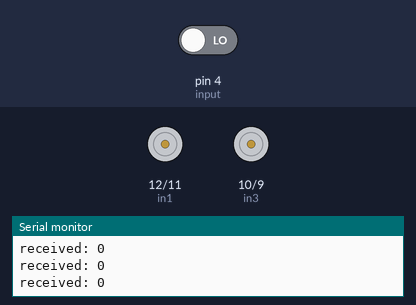
Recording of a sketch running on a simulated Arduino Uno, built with avr-gcc and run on an emulated ATmega328P. On the bench: motor-driver pin pairs drawn as motors (green arrow = first pin HIGH = forward, orange = second pin HIGH = backward, longer = more drive, scaled by the enable pin), the last lines printed to the serial monitor. The test bench sets the inputs (shaded band); at power-on: pin 4 (input) LOW.

Above: at 1.2 s.
1.3 s: pin 4 (input) driven HIGH
At 1.8 s:
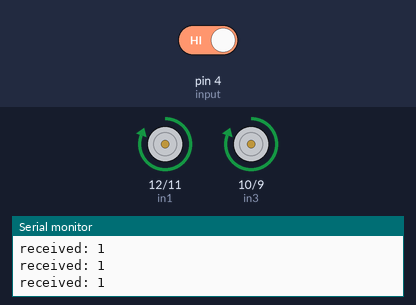
2.8 s: pin 4 (input) driven LOW
At 4.2 s:
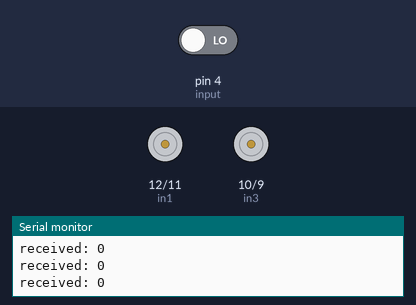
Timing chart, 0 to 5.8 s (numbered marks = the images above; inputs shaded):
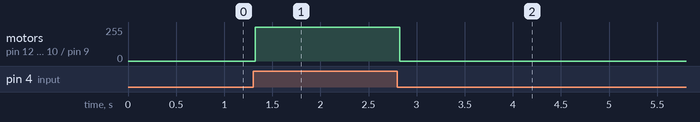

The sketch:

DCMotorBoard.ino
```cpp
/*  pin number
 *  PWM5   : power of motor A
 *  PWM6   : power of motor B
 *  GPIO12 : spin direction of motor A
 *  GPIO11 : spin direction of motor A
 *  GPIO10 : spin direction of motor B
 *  GPIO9  : spin direction of motor B
 *  GPIO4  : receive input digital signal
 */
const int enA = 5;
const int enB = 6;
const int in1 = 12;
const int in2 = 11;
const int in3 = 10;
const int in4 = 9;
const int input = 4;

void setup()
{
  Serial.begin(9600);

  pinMode(enA, OUTPUT);
  pinMode(enB, OUTPUT);
  pinMode(in1, OUTPUT);
  pinMode(in2, OUTPUT);
  pinMode(in3, OUTPUT);
  pinMode(in4, OUTPUT);
  pinMode(input, INPUT);

  digitalWrite(enA, LOW);
  digitalWrite(enB, LOW);
}

void loop()
{
  int oper = int(digitalRead(input));

  if (oper)
  {
    Serial.println("received: 1");

    digitalWrite(enA, HIGH);
    digitalWrite(enB, HIGH);

    digitalWrite(in1, HIGH);
    digitalWrite(in2, LOW);
    digitalWrite(in3, HIGH);
    digitalWrite(in4, LOW);
  }
  else
  {
    Serial.println("received: 0");

    digitalWrite(in1, LOW);
    digitalWrite(in2, LOW);
    digitalWrite(in3, LOW);
    digitalWrite(in4, LOW);

    digitalWrite(enA, LOW);
    digitalWrite(enB, LOW);
  }
}
```

Measured:
- after the input at 1.3 s, motor on pin 12 (in1) / pin 11 (in2), motor on pin 10 (in3) / pin 9 (in4): stopped → forward 255/255 at once
- after the input at 2.8 s, motor on pin 12 (in1) / pin 11 (in2), motor on pin 10 (in3) / pin 9 (in4): forward 255/255 → stopped at once
